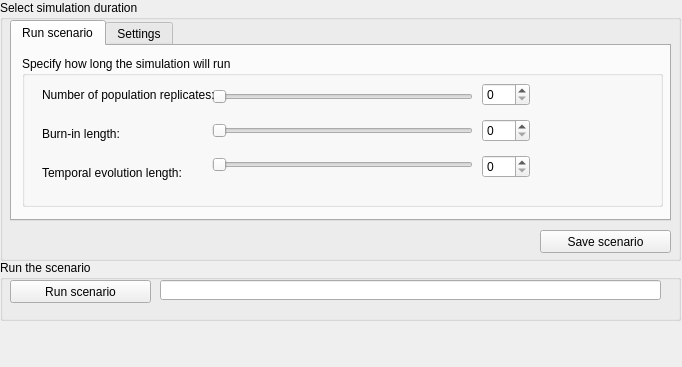
      <widget class="QWidget" name="page_7">
       <property name="geometry">
        <rect>
         <x>0</x>
         <y>0</y>
         <width>682</width>
         <height>367</height>
        </rect>
       </property>
       <attribute name="label">
        <string>Step 3 - Run / re-run scenario</string>
       </attribute>
       <widget class="QGroupBox" name="groupBox_6">
        <property name="geometry">
         <rect>
          <x>0</x>
          <y>260</y>
          <width>681</width>
          <height>61</height>
         </rect>
        </property>
        <property name="title">
         <string>Run the scenario</string>
        </property>
        <widget class="QPushButton" name="pushButton_11">
         <property name="geometry">
          <rect>
           <x>10</x>
           <y>20</y>
           <width>141</width>
           <height>23</height>
          </rect>
         </property>
         <property name="text">
          <string>Run scenario</string>
         </property>
        </widget>
        <widget class="QLineEdit" name="lineEdit_14">
         <property name="geometry">
          <rect>
           <x>160</x>
           <y>20</y>
           <width>501</width>
           <height>20</height>
          </rect>
         </property>
        </widget>
       </widget>
       <widget class="QGroupBox" name="groupBox_7">
        <property name="geometry">
         <rect>
          <x>0</x>
          <y>0</y>
          <width>681</width>
          <height>261</height>
         </rect>
        </property>
        <property name="title">
         <string>Select simulation duration</string>
        </property>
        <widget class="QTabWidget" name="tabWidget_2">
         <property name="geometry">
          <rect>
           <x>10</x>
           <y>20</y>
           <width>661</width>
           <height>201</height>
          </rect>
         </property>
         <property name="currentIndex">
          <number>0</number>
         </property>
         <widget class="QWidget" name="tab_3">
          <attribute name="title">
           <string>Run scenario</string>
          </attribute>
          <widget class="QGroupBox" name="groupBox_27">
           <property name="geometry">
            <rect>
             <x>10</x>
             <y>10</y>
             <width>641</width>
             <height>151</height>
            </rect>
           </property>
           <property name="title">
            <string>Specify how long the simulation will run</string>
           </property>
           <widget class="QWidget" name="layoutWidget_40">
            <property name="geometry">
             <rect>
              <x>460</x>
              <y>20</y>
              <width>48</width>
              <height>111</height>
             </rect>
            </property>
            <layout class="QVBoxLayout" name="verticalLayout_40">
             <property name="sizeConstraint">
              <enum>QLayout::SetMinimumSize</enum>
             </property>
             <item>
              <widget class="QSpinBox" name="spinBox_37"/>
             </item>
             <item>
              <widget class="QSpinBox" name="spinBox_38"/>
             </item>
             <item>
              <widget class="QSpinBox" name="spinBox_39"/>
             </item>
            </layout>
           </widget>
           <widget class="QWidget" name="layoutWidget_41">
            <property name="geometry">
             <rect>
              <x>190</x>
              <y>20</y>
              <width>261</width>
              <height>111</height>
             </rect>
            </property>
            <layout class="QVBoxLayout" name="verticalLayout_41">
             <item>
              <widget class="QSlider" name="horizontalSlider_45">
               <property name="orientation">
                <enum>Qt::Horizontal</enum>
               </property>
              </widget>
             </item>
             <item>
              <widget class="QSlider" name="horizontalSlider_46">
               <property name="orientation">
                <enum>Qt::Horizontal</enum>
               </property>
              </widget>
             </item>
             <item>
              <widget class="QSlider" name="horizontalSlider_47">
               <property name="orientation">
                <enum>Qt::Horizontal</enum>
               </property>
              </widget>
             </item>
            </layout>
           </widget>
           <widget class="QWidget" name="layoutWidget_42">
            <property name="geometry">
             <rect>
              <x>20</x>
              <y>22</y>
              <width>161</width>
              <height>111</height>
             </rect>
            </property>
            <layout class="QVBoxLayout" name="verticalLayout_42">
             <property name="sizeConstraint">
              <enum>QLayout::SetMinimumSize</enum>
             </property>
             <item>
              <widget class="QLabel" name="label_58">
               <property name="text">
                <string>Number of population replicates:</string>
               </property>
              </widget>
             </item>
             <item>
              <widget class="QLabel" name="label_59">
               <property name="text">
                <string>Burn-in length:</string>
               </property>
              </widget>
             </item>
             <item>
              <widget class="QLabel" name="label_60">
               <property name="text">
                <string>Temporal evolution length:</string>
               </property>
              </widget>
             </item>
            </layout>
           </widget>
          </widget>
         </widget>
         <widget class="QWidget" name="tab_4">
          <attribute name="title">
           <string>Settings</string>
          </attribute>
         </widget>
        </widget>
        <widget class="QPushButton" name="pushButton_8">
         <property name="geometry">
          <rect>
           <x>540</x>
           <y>230</y>
           <width>131</width>
           <height>23</height>
          </rect>
         </property>
         <property name="text">
          <string>Save scenario</string>
         </property>
        </widget>
       </widget>
      </widget>
